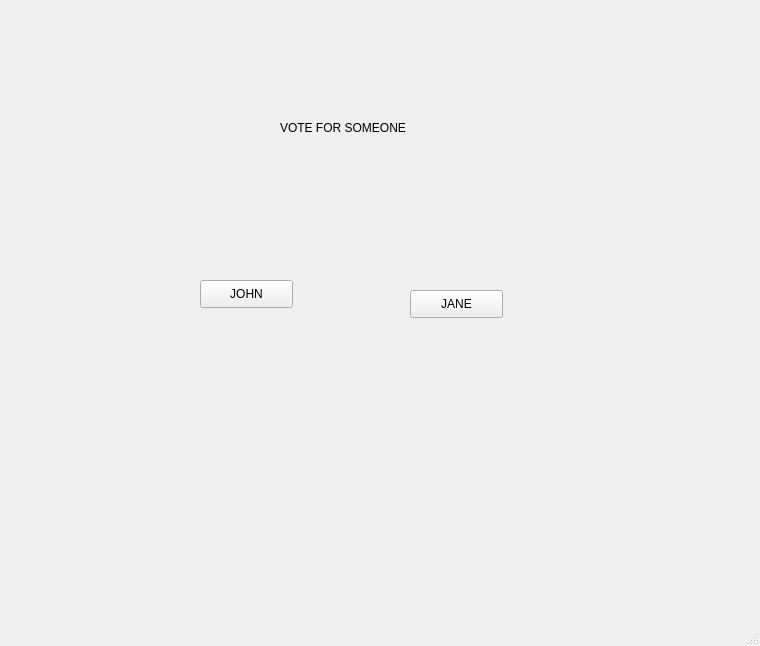
<?xml version="1.0" encoding="UTF-8"?>
<ui version="4.0">
 <class>MainWindow</class>
 <widget class="QMainWindow" name="MainWindow">
  <property name="geometry">
   <rect>
    <x>0</x>
    <y>0</y>
    <width>760</width>
    <height>646</height>
   </rect>
  </property>
  <property name="windowTitle">
   <string>MainWindow</string>
  </property>
  <widget class="QWidget" name="centralwidget">
   <widget class="QPushButton" name="votebutton_john">
    <property name="geometry">
     <rect>
      <x>200</x>
      <y>280</y>
      <width>93</width>
      <height>28</height>
     </rect>
    </property>
    <property name="text">
     <string>JOHN</string>
    </property>
   </widget>
   <widget class="QPushButton" name="votebutton_jane">
    <property name="geometry">
     <rect>
      <x>410</x>
      <y>290</y>
      <width>93</width>
      <height>28</height>
     </rect>
    </property>
    <property name="text">
     <string>JANE</string>
    </property>
   </widget>
   <widget class="QLabel" name="heading">
    <property name="geometry">
     <rect>
      <x>280</x>
      <y>120</y>
      <width>251</width>
      <height>16</height>
     </rect>
    </property>
    <property name="text">
     <string>VOTE FOR SOMEONE</string>
    </property>
   </widget>
  </widget>
  <widget class="QMenuBar" name="menubar">
   <property name="geometry">
    <rect>
     <x>0</x>
     <y>0</y>
     <width>760</width>
     <height>26</height>
    </rect>
   </property>
  </widget>
  <widget class="QStatusBar" name="statusbar"/>
 </widget>
 <resources/>
 <connections/>
</ui>
